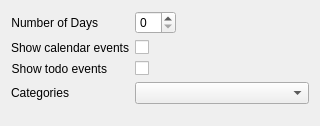
<?xml version="1.0" encoding="UTF-8"?>
<ui version="4.0">
 <class>EventsConfigUI</class>
 <widget class="QWidget" name="EventsConfigUI">
  <property name="geometry">
   <rect>
    <x>0</x>
    <y>0</y>
    <width>320</width>
    <height>126</height>
   </rect>
  </property>
  <layout class="QFormLayout" name="formLayout">
   <item row="0" column="0">
    <widget class="QLabel" name="label">
     <property name="sizePolicy">
      <sizepolicy hsizetype="Expanding" vsizetype="Preferred">
       <horstretch>0</horstretch>
       <verstretch>0</verstretch>
      </sizepolicy>
     </property>
     <property name="text">
      <string>Number of Days</string>
     </property>
     <property name="alignment">
      <set>Qt::AlignRight|Qt::AlignTrailing|Qt::AlignVCenter</set>
     </property>
    </widget>
   </item>
   <item row="0" column="1">
    <widget class="QSpinBox" name="daysSpinBox">
     <property name="sizePolicy">
      <sizepolicy hsizetype="Maximum" vsizetype="Maximum">
       <horstretch>0</horstretch>
       <verstretch>0</verstretch>
      </sizepolicy>
     </property>
    </widget>
   </item>
   <item row="1" column="0">
    <widget class="QLabel" name="label_3">
     <property name="sizePolicy">
      <sizepolicy hsizetype="Expanding" vsizetype="Preferred">
       <horstretch>0</horstretch>
       <verstretch>0</verstretch>
      </sizepolicy>
     </property>
     <property name="text">
      <string>Show calendar events</string>
     </property>
     <property name="alignment">
      <set>Qt::AlignRight|Qt::AlignTrailing|Qt::AlignVCenter</set>
     </property>
    </widget>
   </item>
   <item row="1" column="1">
    <widget class="QCheckBox" name="calendarCB">
     <property name="layoutDirection">
      <enum>Qt::LeftToRight</enum>
     </property>
     <property name="text">
      <string/>
     </property>
    </widget>
   </item>
   <item row="2" column="0">
    <widget class="QLabel" name="label_4">
     <property name="sizePolicy">
      <sizepolicy hsizetype="Expanding" vsizetype="Preferred">
       <horstretch>0</horstretch>
       <verstretch>0</verstretch>
      </sizepolicy>
     </property>
     <property name="text">
      <string>Show todo events</string>
     </property>
     <property name="alignment">
      <set>Qt::AlignRight|Qt::AlignTrailing|Qt::AlignVCenter</set>
     </property>
    </widget>
   </item>
   <item row="2" column="1">
    <widget class="QCheckBox" name="todoCB">
     <property name="text">
      <string/>
     </property>
    </widget>
   </item>
   <item row="3" column="0">
    <widget class="QLabel" name="label_2">
     <property name="sizePolicy">
      <sizepolicy hsizetype="Expanding" vsizetype="Preferred">
       <horstretch>0</horstretch>
       <verstretch>0</verstretch>
      </sizepolicy>
     </property>
     <property name="text">
      <string>Categories</string>
     </property>
     <property name="alignment">
      <set>Qt::AlignRight|Qt::AlignTrailing|Qt::AlignVCenter</set>
     </property>
    </widget>
   </item>
   <item row="3" column="1">
    <widget class="KPIM::KCheckComboBox" name="categoriesCCB">
     <property name="sizePolicy">
      <sizepolicy hsizetype="Expanding" vsizetype="Maximum">
       <horstretch>0</horstretch>
       <verstretch>0</verstretch>
      </sizepolicy>
     </property>
    </widget>
   </item>
   <item row="4" column="0">
    <spacer name="verticalSpacer">
     <property name="orientation">
      <enum>Qt::Vertical</enum>
     </property>
     <property name="sizeHint" stdset="0">
      <size>
       <width>20</width>
       <height>2</height>
      </size>
     </property>
    </spacer>
   </item>
  </layout>
 </widget>
 <customwidgets>
  <customwidget>
   <class>KComboBox</class>
   <extends>QComboBox</extends>
   <header>kcombobox.h</header>
  </customwidget>
  <customwidget>
   <class>KPIM::KCheckComboBox</class>
   <extends>KComboBox</extends>
   <header>libkdepim/kcheckcombobox.h</header>
  </customwidget>
 </customwidgets>
 <resources/>
 <connections/>
</ui>
